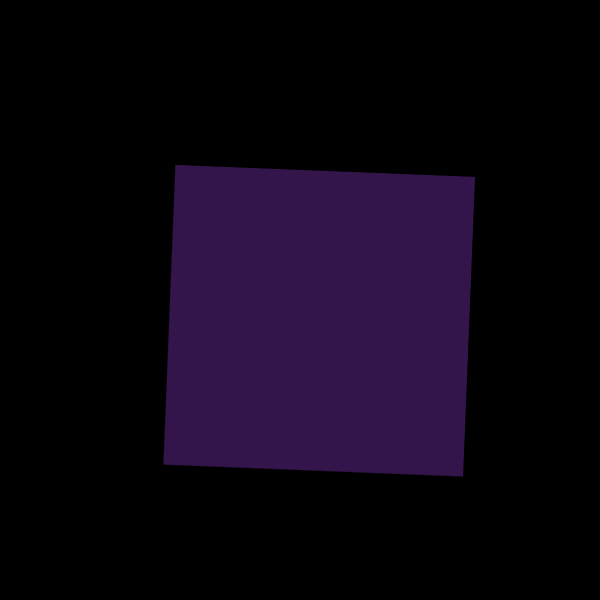
Frame 1 (no input)
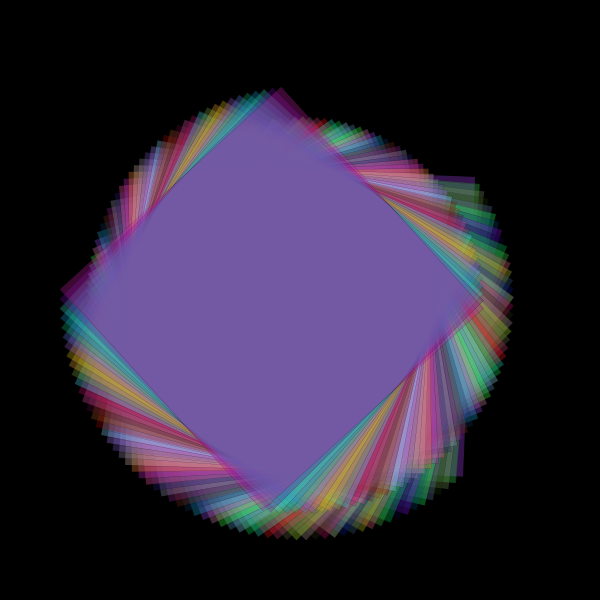
Frame 60 (the mouse pressed at the canvas centre just before this capture)
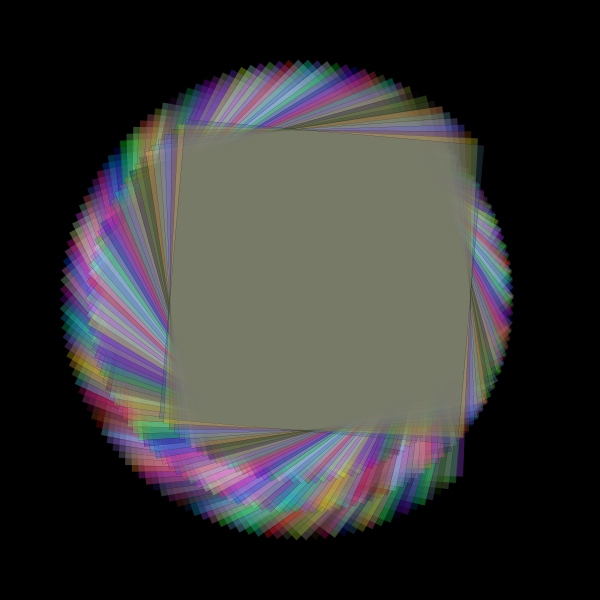
Frame 120 (the mouse held since frame 60 and released just before this capture)

The Processing sketch that drew these frames (run headless with seeded random() and noise(); from frame 60 on, the mouse is pressed at the canvas centre):

// Processing sketch: processing_143325
// ── processing_143325.pde

// Konkuk University
// Department of Dynamic Media
// SOS iDesign
// Name: Min Kyung Kim 
// ID:201420065 

float angle; 

void setup() {
  size(600, 600);
  smooth();
  background(0);
}

void draw() {

  translate(width/2, height/2);
  angle += 0.04;
  rotate(angle*1);
  strokeWeight(0);
  fill(random(255), random(255), random(255),80);
  rectMode(CENTER);
  rect(20, 20, 300, 300);
  
}
